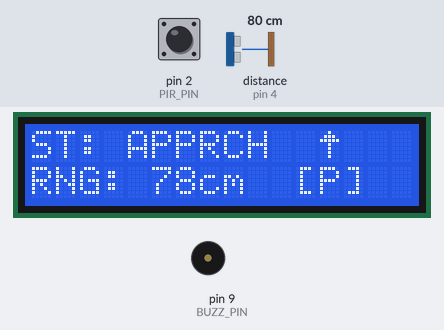
Simulated run of this sketch. Board: Arduino Uno, built with avr-gcc and run on an emulated ATmega328P. Shown: 16×2 character LCD, buzzer (waves = sounding). Wiring (inferred from the names in the program): ultrasonic range finder: trigger pin 3; echo pin 4. The inputs (shaded band) are chosen by the test bench; at power-on: distance to the obstacle (sensor on pin 4) 80 cm, pin 2 (PIR_PIN) LOW. The echo pulse lasts 58.3 µs per cm.

Above: at 2.4 s.
2.5 s: distance to the obstacle (sensor on pin 4) set to 54 cm
At 3.0 s:
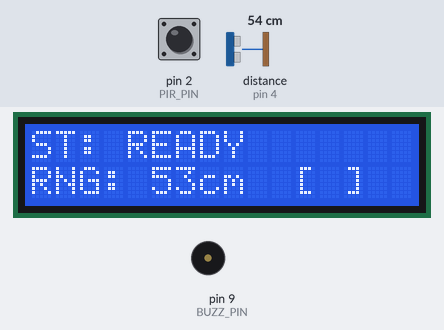
4.1 s: distance to the obstacle (sensor on pin 4) set to 45 cm
At 6.3 s:
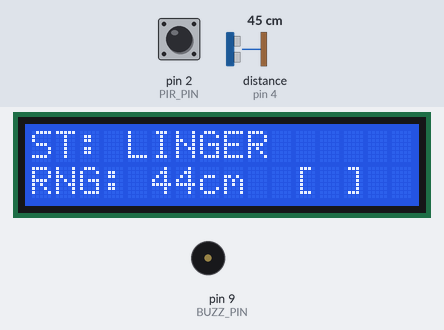
6.7 s: pin 2 (PIR_PIN) driven HIGH
At 7.9 s:
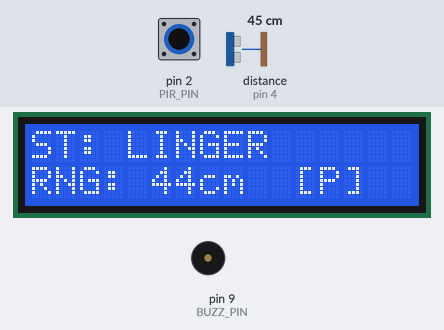
8.5 s: distance to the obstacle (sensor on pin 4) set to 120 cm
At 9.1 s:
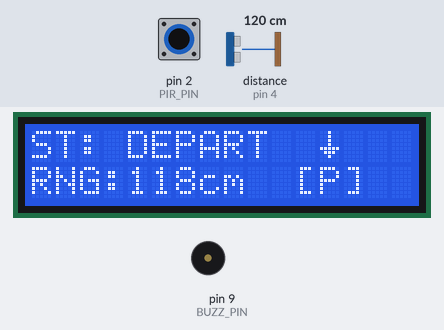
11.5 s: pin 2 (PIR_PIN) driven LOW
13.9 s: pin 2 (PIR_PIN) pulsed HIGH 2 times (0.12 s each, 0.3 s apart)
At 16.7 s:
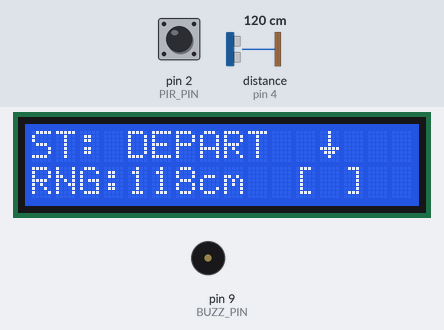
Timing chart, 0 to 47.7 s (numbered marks = the images above; inputs shaded):
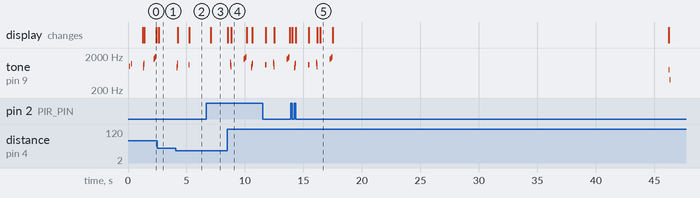

The sketch:

textign.ino
```cpp
#include <Wire.h>
#include <LiquidCrystal_I2C.h>

/* --- USER TUNING ZONE --- */
const int THRESH_IN     = 50;
const int THRESH_OUT    = 65;
const int MOVE_MARGIN   = 5;
const int PIR_LIMIT_CM  = 120;
const long LOITER_MS    = 5000;
const long STATE_HOLD   = 600;

// --- NEW SLEEP TUNER ---
const long SLEEP_TIMEOUT = 30000; // 30 seconds of total inactivity = Sleep

// --- ANCHOR & PROGRESSIVE TUNERS ---
const int LOITER_RADIUS   = 15;
const int TIME_STEP_MS    = 3000;
long anchorDist = 0;

// --- SENSITIVITY ADJUSTMENTS ---
const int SENSE_SMOOTHING = 5;
const int STABILITY_MS    = 150;
const int PIR_HOLD_MS     = 2000;
/* -------------------------- */

/* --- PINOUT --- */
const int PIR_PIN = 2, TRIG_PIN = 3, ECHO_PIN = 4, BUZZ_PIN = 9;
LiquidCrystal_I2C lcd(0x27, 16, 2);

/* --- UI ICONS --- */
byte charHeart[8]   = {0x0,0xA,0x1F,0x1F,0xE,0x4,0x0,0x0};
byte charArrowUp[8] = {0x4,0xE,0x1F,0x4,0x4,0x4,0x4,0x0};
byte charArrowDn[8] = {0x4,0x4,0x4,0x4,0x1F,0xE,0x4,0x0};

/* --- SYSTEM VARIABLES --- */
enum SystemState { CLEAR, WALK_IN, WALK_OUT, LINGER, LOITER, SLEEP };
SystemState currentState = CLEAR;

unsigned long stateStartTime = 0;
unsigned long lastChangeTime = 0;
unsigned long lastPirTrigger = 0;
long lastValidDist = 150;
long lastChangeDist = 150;
bool presence = false;
bool debouncedPIR = false;
bool isLCDOn = true;
int trendBuffer = 0;
int loiterRepetitionCount = 0;

/* --- AUDIO ENGINE --- */
void playStatusSound(SystemState state) {
  switch (state) {
    case SLEEP: // Subtle power-down blip
      tone(BUZZ_PIN, 800, 50); delay(100); tone(BUZZ_PIN, 400, 100);
      break;
    case CLEAR:
      for(int i = 0; i < 4; i++) { tone(BUZZ_PIN, 1600 + (i * 100), 30); delay(50); }
      break;
    case WALK_IN:
      for (int i = 900; i < 1300; i += 80) { tone(BUZZ_PIN, i, 15); delay(15); }
      break;
    case WALK_OUT:
      for (int i = 1300; i > 900; i -= 80) { tone(BUZZ_PIN, i, 15); delay(15); }
      break;
    case LOITER:
      tone(BUZZ_PIN, 880, 50); delay(100); tone(BUZZ_PIN, 880, 50);
      break;
    case LINGER:
      tone(BUZZ_PIN, 1100, 20); delay(40); tone(BUZZ_PIN, 1100, 20);
      break;
  }
}

void setup() {
  Wire.begin(); Wire.setClock(400000);
  pinMode(PIR_PIN, INPUT); pinMode(TRIG_PIN, OUTPUT); pinMode(ECHO_PIN, INPUT);
  pinMode(BUZZ_PIN, OUTPUT);
  lcd.init(); lcd.backlight();
  lcd.createChar(0, charHeart); lcd.createChar(1, charArrowUp); lcd.createChar(2, charArrowDn);

  lcd.setCursor(0, 0); lcd.print("SEC-CORE v8.0");
  lcd.setCursor(0, 1); lcd.print("SLEEP ENABLED");

  tone(BUZZ_PIN, 1000, 100); delay(150); tone(BUZZ_PIN, 1200, 100);
  delay(1000); lcd.clear();
}

long getFilteredDist() {
  long sum = 0; int valid = 0;
  for(int i = 0; i < SENSE_SMOOTHING; i++) {
    digitalWrite(TRIG_PIN, LOW); delayMicroseconds(2);
    digitalWrite(TRIG_PIN, HIGH); delayMicroseconds(10);
    digitalWrite(TRIG_PIN, LOW);
    long dur = pulseIn(ECHO_PIN, HIGH, 20000);
    if (dur > 0) { sum += (dur * 0.034 / 2); valid++; }
    delayMicroseconds(500);
  }
  return (valid > 0) ? (sum / valid) : lastValidDist;
}

void updateLogic() {
  long d = getFilteredDist();

  if (digitalRead(PIR_PIN) == HIGH) lastPirTrigger = millis();
  debouncedPIR = (millis() - lastPirTrigger < PIR_HOLD_MS);

  // ACTIVITY CHECK: If distance changes or PIR triggers, reset the activity timer
  if (abs(d - lastChangeDist) > 1 || debouncedPIR) {
    lastChangeDist = d;
    lastChangeTime = millis();

    // Wake up if sleeping
    if (currentState == SLEEP) {
      currentState = CLEAR;
      lcd.backlight();
      isLCDOn = true;
      playStatusSound(CLEAR);
      stateStartTime = millis();
    }
  }

  if (d < THRESH_IN) presence = true;
  else if (d > THRESH_OUT) presence = false;

  SystemState nextState = currentState;
  unsigned long elapsed = millis() - stateStartTime;

  // Auto-Sleep trigger
  if (millis() - lastChangeTime > SLEEP_TIMEOUT && currentState != SLEEP && currentState == CLEAR) {
    nextState = SLEEP;
  }

  switch (currentState) {
    case SLEEP:
      // Handled by activity check wake-up
      break;

    case CLEAR:
      if (presence || (debouncedPIR && d < PIR_LIMIT_CM)) nextState = WALK_IN;
      break;

    case WALK_IN:
      if (!presence && !debouncedPIR) nextState = CLEAR;
      else if ((lastValidDist - d) < -MOVE_MARGIN) {
        trendBuffer--; if (trendBuffer <= -2) nextState = WALK_OUT;
      }
      else if (abs(lastValidDist - d) < MOVE_MARGIN && elapsed > 1000) {
        nextState = LINGER; anchorDist = d; trendBuffer = 0;
      }
      break;

    case WALK_OUT:
      if ((lastValidDist - d) > MOVE_MARGIN) {
        trendBuffer++; if (trendBuffer >= 2) nextState = WALK_IN;
      } else if (!presence && elapsed > 1000) nextState = CLEAR;
      break;

    case LINGER:
      if (abs(d - anchorDist) > LOITER_RADIUS) {
        if (d < anchorDist) nextState = WALK_IN; else nextState = WALK_OUT;
      }
      else if (elapsed > LOITER_MS) nextState = LOITER;
      else if (!presence) nextState = WALK_OUT;
      break;

    case LOITER:
      if (!presence) nextState = WALK_OUT;
      else if (abs(d - anchorDist) > LOITER_RADIUS) {
        if (d < anchorDist) nextState = WALK_IN; else nextState = WALK_OUT;
      }
      else {
        long nextTrigger = LOITER_MS + (loiterRepetitionCount * (loiterRepetitionCount + 1) / 2 * TIME_STEP_MS);
        if (elapsed > nextTrigger) {
          loiterRepetitionCount++;
          playStatusSound(LOITER);
        }
      }
      break;
  }

  // Watchdog reset (In case sensors get stuck but PIR is dead)
  if (millis() - lastChangeTime > 15000 && !debouncedPIR && currentState != SLEEP && presence) {
    nextState = CLEAR;
  }

  if (nextState != currentState && elapsed > STATE_HOLD) {
    currentState = nextState;
    stateStartTime = millis();
    trendBuffer = 0;
    loiterRepetitionCount = 0;

    if (currentState == SLEEP) {
      lcd.noBacklight();
      isLCDOn = false;
    }
    playStatusSound(currentState);
  }
  lastValidDist = d;
}

void updateLCD() {
  if (!isLCDOn && currentState == SLEEP) return;

  static unsigned long lastLCD = 0;
  if (millis() - lastLCD < 200) return;
  lastLCD = millis();

  lcd.setCursor(0, 0);
  lcd.print("ST: ");
  switch (currentState) {
    case SLEEP:    lcd.print("SLEEPING  "); break;
    case CLEAR:    lcd.print("READY     "); break;
    case WALK_IN:  lcd.print("APPRCH  "); lcd.write(1); lcd.print(" "); break;
    case WALK_OUT: lcd.print("DEPART  "); lcd.write(2); lcd.print(" "); break;
    case LINGER:   lcd.print("LINGER    "); break;
    case LOITER:   lcd.print("STATIC+"); lcd.print(loiterRepetitionCount); lcd.print("  "); break;
  }

  lcd.setCursor(0, 1);
  lcd.print("RNG:");
  if(lastValidDist < 100) lcd.print(" ");
  if(lastValidDist < 10)  lcd.print(" ");
  lcd.print(lastValidDist); lcd.print("cm ");

  lcd.setCursor(11, 1);
  lcd.print(debouncedPIR ? "[P]" : "[ ]");

  lcd.setCursor(15, 1);
  if(abs(lastValidDist - lastChangeDist) > MOVE_MARGIN) lcd.write(0);
  else lcd.print(" ");
}

void loop() {
  updateLogic();
  updateLCD();
  delay(STABILITY_MS);
}
```

Measured:
- the behaviour switches between 51 and 50 cm on distance to the obstacle (sensor on pin 4) (found by bisection; images 1 and 2)
- after the input at 2.5 s, the display: changes after 0.13 s (image 1)
- after the input at 4.1 s, tone on pin 9 (BUZZ_PIN): plays 900 Hz for 0.02 s, 980 Hz for 0.02 s, 1060 Hz for 0.02 s, 1140 Hz for 0.02 s, 1220 Hz for 0.02 s, 1100 Hz for 0.02 s … (7 notes in this stretch), starting after 0.07 s; the display: first changes after 0.16 s (image 2 shows a later state)
- after the input at 6.7 s, the display: changes after 0.37 s (image 3)
- after the input at 8.5 s, the display: first changes at once (image 4 shows a later state)
- after the input at 13.9 s, the display: first changes after 0.13 s (image 5 shows a later state)
- by itself, tone on pin 9 (BUZZ_PIN): plays 1000 Hz for 0.10 s, 1200 Hz for 0.10 s, 900 Hz for 0.02 s, 980 Hz for 0.02 s, 1060 Hz for 0.02 s, 1140 Hz for 0.02 s … (11 notes in this stretch)
